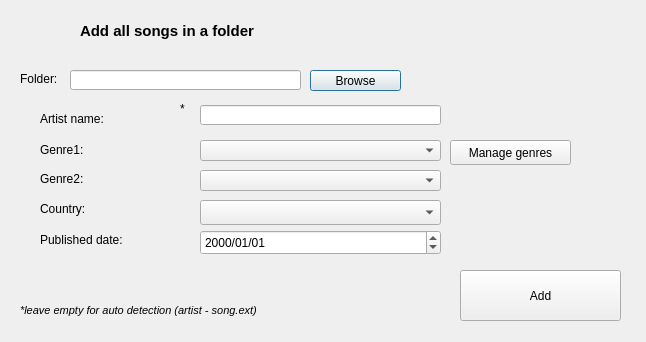
<?xml version="1.0" encoding="UTF-8"?>
<ui version="4.0">
 <class>add_full_dir</class>
 <widget class="QDialog" name="add_full_dir">
  <property name="geometry">
   <rect>
    <x>0</x>
    <y>0</y>
    <width>646</width>
    <height>342</height>
   </rect>
  </property>
  <property name="windowTitle">
   <string>Add a full directory</string>
  </property>
  <widget class="QLabel" name="label">
   <property name="geometry">
    <rect>
     <x>80</x>
     <y>20</y>
     <width>521</width>
     <height>21</height>
    </rect>
   </property>
   <property name="font">
    <font>
     <pointsize>11</pointsize>
     <bold>true</bold>
    </font>
   </property>
   <property name="text">
    <string>Add all songs in a folder</string>
   </property>
  </widget>
  <widget class="QLabel" name="label_2">
   <property name="geometry">
    <rect>
     <x>20</x>
     <y>70</y>
     <width>54</width>
     <height>17</height>
    </rect>
   </property>
   <property name="text">
    <string>Folder:</string>
   </property>
  </widget>
  <widget class="QLabel" name="label_3">
   <property name="geometry">
    <rect>
     <x>40</x>
     <y>110</y>
     <width>141</width>
     <height>17</height>
    </rect>
   </property>
   <property name="text">
    <string>Artist name:</string>
   </property>
  </widget>
  <widget class="QLabel" name="label_4">
   <property name="geometry">
    <rect>
     <x>40</x>
     <y>140</y>
     <width>131</width>
     <height>20</height>
    </rect>
   </property>
   <property name="text">
    <string>Genre1:</string>
   </property>
  </widget>
  <widget class="QLabel" name="label_5">
   <property name="geometry">
    <rect>
     <x>40</x>
     <y>170</y>
     <width>131</width>
     <height>17</height>
    </rect>
   </property>
   <property name="text">
    <string>Genre2:</string>
   </property>
  </widget>
  <widget class="QLabel" name="label_6">
   <property name="geometry">
    <rect>
     <x>20</x>
     <y>300</y>
     <width>281</width>
     <height>20</height>
    </rect>
   </property>
   <property name="font">
    <font>
     <pointsize>8</pointsize>
     <italic>true</italic>
     <bold>false</bold>
     <underline>false</underline>
    </font>
   </property>
   <property name="text">
    <string>*leave empty for auto detection (artist - song.ext)</string>
   </property>
  </widget>
  <widget class="QLineEdit" name="txt_path">
   <property name="geometry">
    <rect>
     <x>70</x>
     <y>70</y>
     <width>231</width>
     <height>20</height>
    </rect>
   </property>
  </widget>
  <widget class="QLineEdit" name="txt_artistName">
   <property name="geometry">
    <rect>
     <x>200</x>
     <y>105</y>
     <width>241</width>
     <height>20</height>
    </rect>
   </property>
  </widget>
  <widget class="QLabel" name="label_7">
   <property name="geometry">
    <rect>
     <x>180</x>
     <y>100</y>
     <width>16</width>
     <height>17</height>
    </rect>
   </property>
   <property name="text">
    <string>*</string>
   </property>
  </widget>
  <widget class="QPushButton" name="f_bt_browse">
   <property name="geometry">
    <rect>
     <x>310</x>
     <y>70</y>
     <width>91</width>
     <height>21</height>
    </rect>
   </property>
   <property name="text">
    <string>Browse</string>
   </property>
  </widget>
  <widget class="QPushButton" name="f_bt_add">
   <property name="geometry">
    <rect>
     <x>460</x>
     <y>270</y>
     <width>161</width>
     <height>51</height>
    </rect>
   </property>
   <property name="text">
    <string>Add</string>
   </property>
  </widget>
  <widget class="QLabel" name="label_8">
   <property name="geometry">
    <rect>
     <x>40</x>
     <y>230</y>
     <width>141</width>
     <height>20</height>
    </rect>
   </property>
   <property name="text">
    <string>Published date:</string>
   </property>
  </widget>
  <widget class="QComboBox" name="f_cbox_genre1">
   <property name="geometry">
    <rect>
     <x>200</x>
     <y>140</y>
     <width>241</width>
     <height>21</height>
    </rect>
   </property>
   <property name="styleSheet">
    <string notr="true">selection-color: rgb(87, 118, 255);</string>
   </property>
  </widget>
  <widget class="QComboBox" name="f_cbox_genre2">
   <property name="geometry">
    <rect>
     <x>200</x>
     <y>170</y>
     <width>241</width>
     <height>21</height>
    </rect>
   </property>
   <property name="styleSheet">
    <string notr="true">selection-color: rgb(87, 118, 255);</string>
   </property>
  </widget>
  <widget class="QDateEdit" name="f_date">
   <property name="geometry">
    <rect>
     <x>200</x>
     <y>230</y>
     <width>241</width>
     <height>25</height>
    </rect>
   </property>
   <property name="displayFormat">
    <string>yyyy/MM/dd</string>
   </property>
  </widget>
  <widget class="QPushButton" name="f_bt_manageGenres">
   <property name="geometry">
    <rect>
     <x>450</x>
     <y>140</y>
     <width>121</width>
     <height>25</height>
    </rect>
   </property>
   <property name="text">
    <string>Manage genres</string>
   </property>
  </widget>
  <widget class="QLabel" name="label_9">
   <property name="geometry">
    <rect>
     <x>40</x>
     <y>200</y>
     <width>131</width>
     <height>17</height>
    </rect>
   </property>
   <property name="text">
    <string>Country:</string>
   </property>
  </widget>
  <widget class="QComboBox" name="f_cbox_country">
   <property name="geometry">
    <rect>
     <x>200</x>
     <y>200</y>
     <width>241</width>
     <height>25</height>
    </rect>
   </property>
   <property name="styleSheet">
    <string notr="true">selection-color: rgb(87, 118, 255);</string>
   </property>
   <property name="currentText">
    <string/>
   </property>
  </widget>
  <widget class="QLabel" name="label_10">
   <property name="geometry">
    <rect>
     <x>20</x>
     <y>10</y>
     <width>61</width>
     <height>51</height>
    </rect>
   </property>
   <property name="text">
    <string/>
   </property>
   <property name="pixmap">
    <pixmap resource="resources.qrc">:/icons/app-ogg.png</pixmap>
   </property>
  </widget>
 </widget>
 <resources>
  <include location="resources.qrc"/>
 </resources>
 <connections/>
</ui>
